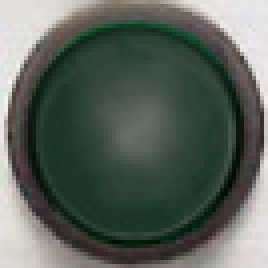
#> input picture Resources/panel/lamp_off.png, 67 x 67 px (shown 4 times larger)
$ python extract_panel.py ../Resources/panel/lamp_off.png
#> lines starting #> are read from the running program, lines starting #| are printed output that depends on the picture; after the words box and inside, x2 and y2 are one past the last pixel; in counts of white or black regions, pixels touching at a corner belong together
#!/usr/bin/env python3
"""
Builds the bitmap GUI assets from a front-panel photo.

    python3 tools/extract_panel.py <photo.jpg>

Writes:
  Resources/panel/*.png   panel background (rotating caps removed), knob caps,
                          pressed-button states, toggle states, unlit lamp
  Source/PanelLayout.h    positions, sizes and photo angles of every control

The coordinates below are for the 2000x620 reference photo. Use a photo with the
same framing, or re-measure the seed points, PANEL box and POINTER angles.
Needs numpy, pillow and scipy.
"""
import sys, os, math
import numpy as np
from PIL import Image
from scipy import ndimage as ndi

ROOT = os.path.dirname(os.path.dirname(os.path.abspath(__file__)))
OUT = os.path.join(ROOT, 'Resources', 'panel')
HDR = os.path.join(ROOT, 'Source', 'PanelLayout.h')

PANEL = (45, 168, 1961, 538)  # x0, y0, x1, y1 in photo pixels

# Seed points (photo coords) for every knob, per channel
SEEDS = {
 1: dict(lowcut=(256,251), colsrc=(255,403), colour=(256,492),
         gain=[(403,250),(551,251),(696,252),(845,250)], freq=[(402,359),(550,359),(697,358),(845,358)],
         bw=[(402,494),(551,492),(699,493),(847,492)]),
 2: dict(lowcut=(1128,249), colsrc=(1128,400), colour=(1128,490),
         gain=[(1273,248),(1420,247),(1568,247),(1714,245)], freq=[(1275,355),(1422,355),(1569,354),(1717,352)],
         bw=[(1277,490),(1423,491),(1571,488),(1718,487)]),
}

# Where each knob points in the photo (degrees, 0 = 12 o'clock, clockwise),
# read off the white pointer line / dot.
POINTER = {
 # Large knobs: direction of the white dot. Small knobs: direction of the tip of the pointer line.
 (1,'lowcut'): -137, (1,'colsrc'): 33.0, (1,'colour'): -117.8,
 (1,'gain1'): 96.5,  (1,'freq1'): -124.7, (1,'bw1'): 4.9,
 (1,'gain2'): -118,  (1,'freq2'): -92.9,  (1,'bw2'): -100.1,
 (1,'gain3'): 20,    (1,'freq3'): -67.5,  (1,'bw3'): -153.6,
 (1,'gain4'): 70,    (1,'freq4'): -33.2,  (1,'bw4'): -2.3,
 (2,'lowcut'): -78,  (2,'gain1'): 51, (2,'gain2'): 31, (2,'gain3'): -107, (2,'gain4'): 30,
}
# CH2's small caps have chrome glare in their cut-outs; they reuse CH1's caps (same part).
SHARED_SMALL_CAPS = True

# Push buttons: centre x, centre y, radius
BUTTONS = {
  'c1_shelf1': (475.5, 302.0, 19), 'c1_shelf4': (914.0, 302.5, 19),
  'c2_shelf1': (1341.5, 300.5, 19), 'c2_shelf4': (1779.5, 297.5, 19),
  'c1_steep': (327.0, 324.0, 18), 'c2_steep': (1196.5, 321.5, 18),
  'c1_step1': (420.0, 422.0, 17.5), 'c1_step2': (564.0, 422.0, 17.5), 'c1_step3': (711.0, 420.5, 17.5), 'c1_step4': (858.0, 421.0, 17.5),
  'c2_step1': (1286.5, 418.5, 17.5), 'c2_step2': (1432.5, 416.5, 17.5), 'c2_step3': (1579.0, 418.5, 17.5), 'c2_step4': (1724.5, 418.5, 17.5),
}
TOGGLES = {'ch1': (990.0, 223.0), 'ch2': (992.0, 300.0), 'power': (993.0, 477.0)}  # lever points left in the photo
LAMP = (993.0, 379.0, 27)

def main(photo):
#> called with photo = '../Resources/panel/lamp_off.png'
    os.makedirs(OUT, exist_ok=True)
    img = Image.open(photo).convert('RGB')
#> img is the input picture: PIL image 67x67 RGB; mean R, G, B 90.2, 99.1, 92
    im = np.asarray(img).astype(np.float32)
    R, G, B = im[..., 0], im[..., 1], im[..., 2]
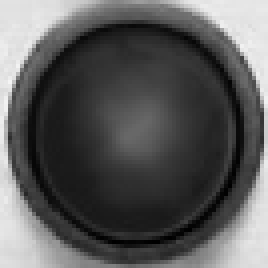
#> R: shape (67, 67) float32 (shown 4 times larger); min 0, max 244, mean 90.2
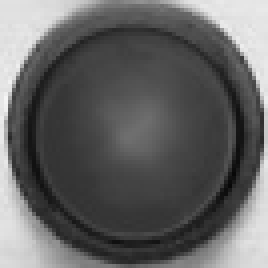
#> G: shape (67, 67) float32 (shown 4 times larger); min 8, max 245, mean 99.1
    H, W = R.shape
#> H = 67; W = 67
    yy, xx = np.mgrid[0:H, 0:W]
    OX, OY, OX2, OY2 = PANEL
    green = (G > R + 25) & (G > B - 10) & (G > 60)
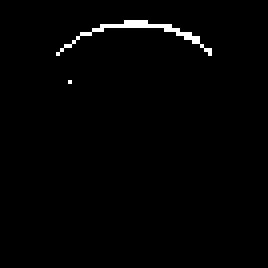
#> green: shape (67, 67) bool (shown 4 times larger); 1.2% white in thin lines or dots, all inside (x1, y1, x2, y2) = (14, 5, 53, 21)
    panel = im.copy()

    def save(arr, name, mode):
        Image.fromarray(np.clip(arr, 0, 255).astype(np.uint8), mode).save(os.path.join(OUT, name))

    knobs = []
    for ch, s in SEEDS.items():
        items = [('lowcut', s['lowcut'], True, 0), ('colsrc', s['colsrc'], False, 0), ('colour', s['colour'], False, 0)]
        for b in range(4):
            items += [(f'gain{b+1}', s['gain'][b], True, b+1), (f'freq{b+1}', s['freq'][b], False, b+1), (f'bw{b+1}', s['bw'][b], False, b+1)]
        for name, (sx, sy), large, band in items:
            rad = 50 if large else 34
            win = np.zeros_like(green); win[sy-rad:sy+rad, sx-rad:sx+rad] = True
            m = ndi.binary_fill_holes(ndi.binary_closing(green & win, iterations=2))
            lab, n = ndi.label(m)
            l = lab[sy, sx] or int(np.argmax(ndi.sum(m, lab, range(1, n+1)))) + 1
            ys, xs = np.nonzero(lab == l)
            r = (xs.max() - xs.min() + 1) / 2.0
            cx = (xs.min() + xs.max()) / 2.0
            cy = ys.min() + r
            disk = np.hypot(xx - cx, yy - cy) <= r + 0.5
            cap = ndi.binary_fill_holes((lab == l) & disk)
            if not large:
                # Only the green plastic (and the pointer line it encloses) rotates;
                # chrome glare from the nut stays in the background.
                plastic = ndi.binary_fill_holes(ndi.binary_opening(green & disk, iterations=1))
                cap = ndi.binary_dilation(plastic, iterations=1) & cap

            S = int(math.ceil(r + 3))
            bx, by = int(round(cx)) - S, int(round(cy)) - S
            crop = im[by:by+2*S+1, bx:bx+2*S+1]
            alpha = ndi.gaussian_filter(cap[by:by+2*S+1, bx:bx+2*S+1].astype(np.float32), 0.6) * 255
            if large:
                d = np.hypot(*np.mgrid[-S:S+1, -S:S+1].astype(np.float32)) + 0.0
                d = np.hypot(np.arange(-S, S+1)[None, :] + (bx + S - cx), np.arange(-S, S+1)[:, None] + (by + S - cy))
                alpha = np.maximum(alpha, np.clip(r - 0.5 - d, 0, 1) * 255)
            res = f'knob_c{ch}_{name}.png'
            save(np.dstack([crop, alpha]), res, 'RGBA')

            # Remove the photographed cap from the background so a rotated cap leaves no ghost.
            fill = ndi.binary_dilation(cap | (disk if large else False), iterations=2)
            ring = ndi.binary_dilation(fill, iterations=3) & ~fill
            colr = np.array([20, 70, 55], np.float32) if large else np.median(im[ring], axis=0)
            for c in range(3):
                panel[..., c][fill] = colr[c]

            entry = dict(ch=ch, kind=''.join(ch_ for ch_ in name if not ch_.isdigit()), band=band, res=res,
                         x=bx - OX, y=by - OY, size=2*S+1, px=cx - OX, py=cy - OY, angle=POINTER.get((ch, name)))
            if ch == 2 and not large and SHARED_SMALL_CAPS:
                os.remove(os.path.join(OUT, res))
                src = next(k for k in knobs if k['ch'] == 1 and k['name'] == name)
                entry.update(res=src['res'], size=src['size'], angle=src['angle'],
                             x=int(round(entry['px'] - (src['px'] - src['x']))), y=int(round(entry['py'] - (src['py'] - src['y']))))
                entry['px'] = entry['x'] + (src['px'] - src['x']); entry['py'] = entry['y'] + (src['py'] - src['y'])
            entry['name'] = name
            knobs.append(entry)
#> m: shape (67, 67) bool; every value is 0
#> after the loop, knobs = []

    buttons = []
    for name, (cx, cy, r) in BUTTONS.items():
        S = int(math.ceil(r + 4))
        bx, by = int(round(cx)) - S, int(round(cy)) - S
        crop = im[by:by+2*S+1, bx:bx+2*S+1].copy()
        oy, ox = np.mgrid[-S:S+1, -S:S+1].astype(np.float32)
        ox += bx + S - cx; oy += by + S - cy
        d = np.hypot(ox, oy)
        # Pressed-in state: a dark recess, with the cap sunk 10%, darker, and a touch lower.
        recess = np.clip(1.0 - (r + 0.8 - d), 0, 1)[..., None]
        hole = (0.18 + 0.10 * np.clip(oy / r, -1, 1))[..., None] * 255 * np.ones(3)
        pressed = crop * recess + hole * (1 - recess)
        k = 0.9
        coords = [(oy - 0.8) / k + cy - by, ox / k + cx - bx]
        sunk = np.dstack([ndi.map_coordinates(crop[..., c], coords, order=1, mode='nearest') for c in range(3)]) * 0.82
        a = np.clip(r * k + 0.5 - np.hypot(ox, oy - 0.8), 0, 1)[..., None]
        pressed = pressed * (1 - a) + sunk * a
        alpha = np.clip(r + 2.5 - d, 0, 1) * 255
        save(np.dstack([pressed, alpha]), f'btn_{name}_on.png', 'RGBA')
        buttons.append(dict(name=name, res=f'btn_{name}_on.png', x=bx - OX, y=by - OY, size=2*S+1))

    toggles = []
    for name, (cx, cy) in TOGGLES.items():
        h = 26
        x0, y0 = int(round(cx)) - h, int(round(cy)) - h
        crop = np.asarray(img.crop((x0, y0, x0 + 2*h + 1, y0 + 2*h + 1))).astype(np.float32)
        flipped = crop[:, ::-1]
        # Flip only the lever and nut (an ellipse around the nut), not the printed lettering.
        oy, ox = np.mgrid[-h:h+1, -h:h+1].astype(np.float32)
        e = np.hypot(ox / 21.0, oy / 18.0)
        alpha = np.clip((1.0 - e) * 18.0, 0, 1) * 255
        save(np.dstack([flipped, alpha]), f'toggle_{name}_right.png', 'RGBA')
        toggles.append(dict(name=name, res=f'toggle_{name}_right.png', x=x0 - OX, y=y0 - OY, size=2*h + 1))

    lcx, lcy, lr = LAMP
    S = 33
    x0, y0 = int(lcx) - S, int(lcy) - S
    crop = im[y0:y0+2*S+1, x0:x0+2*S+1].copy()
    d = np.hypot(*np.mgrid[-S:S+1, -S:S+1])
    lum = crop.mean(-1, keepdims=True)
    dim = (0.35 * crop + 0.65 * lum) * 0.42 + np.array([4, 10, 6])
    w = np.clip(lr + 0.5 - d, 0, 1)[..., None]
    save(crop * (1 - w) + dim * w, 'lamp_off.png', 'RGB')

    save(panel[OY:OY2, OX:OX2], 'panel.png', 'RGB')

    # ---- header ----
    def ident(res): return res.replace('.', '_')
    L = ['// Generated by tools/extract_panel.py. Do not edit by hand.', '#pragma once', '',
         'namespace heron::panel', '{',
         f'    constexpr int width = {OX2-OX}, height = {OY2-OY};', '',
         '    enum class KnobKind { LowCut, ColourSource, Colour, Gain, Freq, Bandwidth };', '',
         '    struct Knob { int channel; KnobKind kind; int band; const char* resource; int x, y, size; float pivotX, pivotY, photoAngleDeg; };',
         '    struct Sprite { const char* name; const char* resource; int x, y, size; };', '',
         '    inline constexpr Knob knobs[] =', '    {']
    kinds = dict(lowcut='LowCut', colsrc='ColourSource', colour='Colour', gain='Gain', freq='Freq', bw='Bandwidth')
    for k in knobs:
        L.append(f'        {{ {k["ch"]}, KnobKind::{kinds[k["kind"]]}, {k["band"]}, "{ident(k["res"])}", {k["x"]}, {k["y"]}, {k["size"]}, {k["px"]:.1f}f, {k["py"]:.1f}f, {k["angle"]:.1f}f }},')
    L += ['    };', '', '    // Pressed-in push buttons', '    inline constexpr Sprite buttons[] =', '    {']
    for b in buttons:
        L.append(f'        {{ "{b["name"]}", "{ident(b["res"])}", {b["x"]}, {b["y"]}, {b["size"]} }},')
    L += ['    };', '', '    // Toggle levers flipped to the right (OUT / OFF)', '    inline constexpr Sprite toggles[] =', '    {']
    for t in toggles:
        L.append(f'        {{ "{t["name"]}", "{ident(t["res"])}", {t["x"]}, {t["y"]}, {t["size"]} }},')
    L += ['    };', '', f'    inline constexpr Sprite lampOff {{ "lamp", "lamp_off_png", {x0-OX}, {y0-OY}, {2*S+1} }};', '}', '']
    open(HDR, 'w').write('\n'.join(L))
    print(f'wrote {len(knobs)} knobs, {len(buttons)} buttons, {len(toggles)} toggles to {OUT}')

if __name__ == '__main__':
    if len(sys.argv) != 2:
        sys.exit(__doc__)
#> (the run stopped early here; a loop or call above may not have finished)
